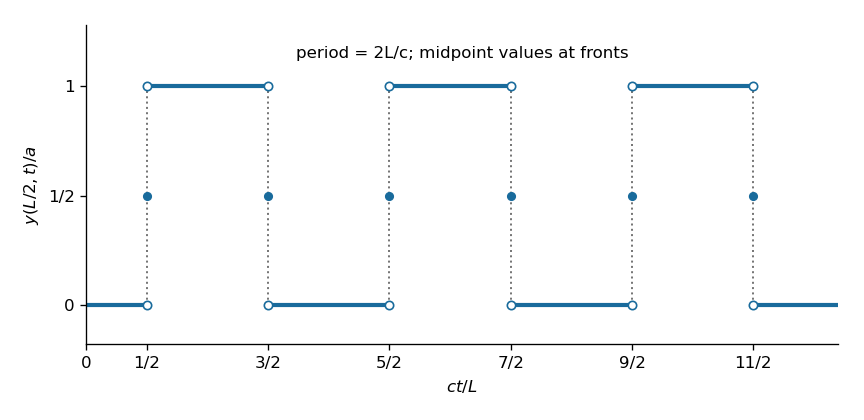

This chart was generated by the following Python code:
"""Draw the independently derived midpoint displacement; output is in cwd.
Tested with Python 3.14.4, matplotlib 3.10.7 and NumPy 2.3.5.
"""
import os
from pathlib import Path
os.environ.setdefault('MPLCONFIGDIR',str(Path.cwd()/'.paper-4-cache'))
import matplotlib
matplotlib.use('Agg')
import matplotlib.pyplot as plt
import numpy as np
fig,ax=plt.subplots(figsize=(7.2,3.5),dpi=120,facecolor='white');ax.set_facecolor('white')
ends=[0,.5,1.5,2.5,3.5,4.5,5.5,6.2]
for i,(left,right) in enumerate(zip(ends,ends[1:])):
 value=0 if i%2==0 else 1
 ax.plot([left,right],[value,value],color='#196b9c',lw=2.5)
for t in ends[1:-1]:
 ax.plot([t,t],[0,1],':',color='#777',lw=1.2)
 ax.scatter([t,t],[0,1],facecolors='white',edgecolors='#196b9c',s=25,zorder=4)
 ax.scatter([t],[.5],color='#196b9c',s=20,zorder=4)
ax.set(xlim=(0,6.2),ylim=(-.18,1.28),xlabel='$ct/L$',ylabel='$y(L/2,t)/a$')
ax.set_xticks([0,.5,1.5,2.5,3.5,4.5,5.5],['0','1/2','3/2','5/2','7/2','9/2','11/2'])
ax.set_yticks([0,.5,1],['0','1/2','1'])
ax.spines[['top','right']].set_visible(False)
ax.text(3.1,1.13,'period = 2L/c; midpoint values at fronts',ha='center',fontsize=10)
fig.subplots_adjust(left=.1,right=.97,bottom=.18,top=.94)
fig.savefig('paper-4-midpoint.png',facecolor='white',transparent=False)
plt.close(fig)
